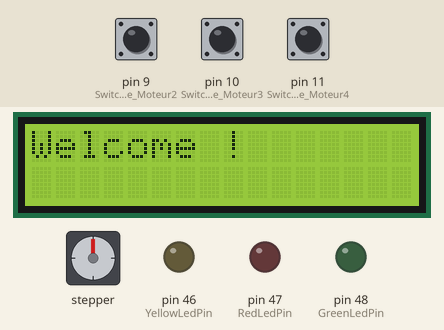
The sketch below on a simulated Arduino Mega 2560, built with avr-gcc and run on an emulated ATmega2560. Parts: 16×2 character LCD, stepper motor, output pins drawn as LEDs (lit = HIGH). The test bench sets the inputs (shaded band); at power-on: pin 9 (Switch_Home_Moteur2) HIGH, pin 11 (Switch_Home_Moteur4) HIGH, pin 10 (Switch_Home_Moteur3) HIGH. Stepper angles assume 200 steps per turn.

Above: at 3.9 s.
At 7.6 s:
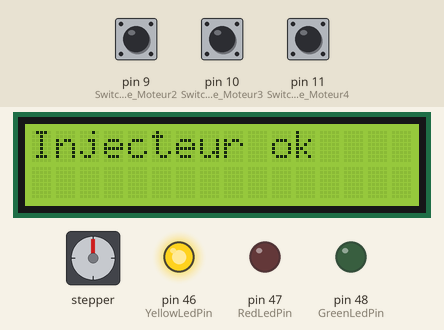
7.7 s: pin 9 (Switch_Home_Moteur2) pulled LOW for 0.15 s
At 9.4 s:
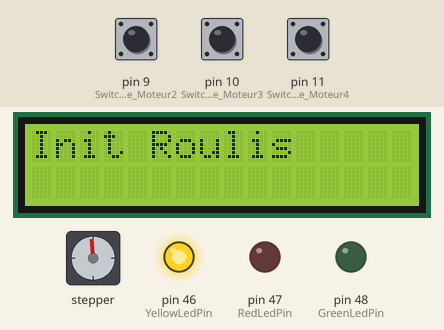
10.8 s: pin 11 (Switch_Home_Moteur4) pulled LOW for 1 s
At 15.3 s:
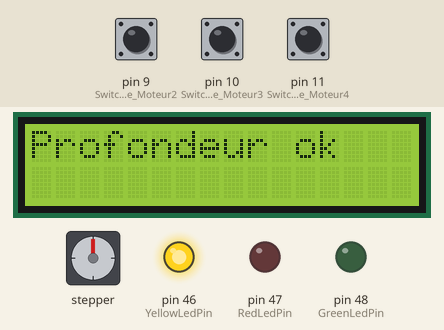
Timing chart, 0 to 76.3 s (numbered marks = the images above; inputs shaded):
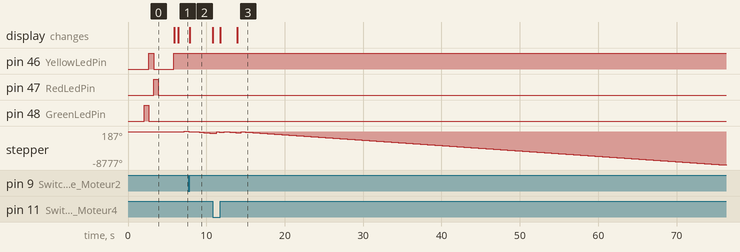

The sketch:

A_CodePrincipal.ino
```cpp
//****************************  DEMONSTRATEUR TOBBY - Code principal        *****************************************


//LIBRAIRIES********************************************************************************************************

//  AccelStepper, gestion du LCD
#include <LiquidCrystal.h>
#include <AccelStepper.h>
#include "Tobby.h"
// Manque encore : le port série qui parle avec le raspberryPi. en digital il me reste 2 à 7 sûr, peut-être le 0 et le 1. on est bien.
// si je veux mettre une caméra a priori je n'ai besoin que de 4 pins.


//CONSTANTES********************************************************************************************************

//Tableau des steps pour la partie vernissage
const int StepsVernissage[]={0, 0, 0, -13, 0, -570, 0, 0, 5, -5, 0, -570, 0, 0, -20, -73, 0, -570, 0, 0, -10, -98, 0, -520, 0, 0, -10, -98, 0, -370, 0, 0, 0, -13, 0, -270, 0, 85, 0, -13, -163, -270, 0, 85, 0, -9, -163, -600, 0, 85, 5, 0, -163, -600, 0, 82, -20, -73, -159, -600, 0, 85, -10, -98, -159, -550, 0, 82, -10, -98, -159, -370, 0, 0, 0, -13, 0, -270, 0, -85, 0, -13, 163, -270, 0, -85, 0, -9, 163, -600, 0, -85, 5, 0, 163, -600, 0, -82, -20, -73, 159, -600, 0, -82, -10, -98, 159, -550, 0, -82, -10, -98, 159, -370, 0, 0, 0, 0, 0, -20,
};

// Sens de rotation de chacun des moteurs (1=CW, -1=CCW) - on parle du sens pour aller au point de homing à l'initialisation
const int Sens_Rotation_Moteur1 = 1; //CONFIRME
const int Sens_Rotation_Moteur2 = 1;//CONFIRME
const int Sens_Rotation_Moteur3 = -1; //CONFIRME
const int Sens_Rotation_Moteur4 = 1;//CONFIRME
const int Sens_Rotation_Moteur5 = -1; //CONFIRME
const int Sens_Rotation_Moteur6162 = 1; //CONFIRME Attention au branchement, broche métallique non visible (vers l'intérieur)

// Nombre de pas par moteur pour qu'ils se positionnent en position ready to go depuis le point de Homing
const int Steps_ReadyToGo_Moteur1 = -1000; //CONFIRME - INJECTEUR
const int Steps_ReadyToGo_Moteur2 = -198; // CONFIRME - ROULIS
const int Steps_ReadyToGo_Moteur3 = 240; // CONFIRME - TANGUAGE
const int Steps_ReadyToGo_Moteur4 = -120; //CONFIRME - PROFONDEUR
const int Steps_ReadyToGo_Moteur5 = 336; //CONFIME - LARGEUR
const int Steps_ReadyToGo_Moteur6162 = -600; //CONFIRME - HAUTEUR -

//  Nombre de pas max par moteur depuis son point de Homing
const int Steps_MaxFromHoming_Moteur1 = -10000; //TBD
const int Steps_MaxFromHoming_Moteur2 = -500; //CONFIRME
const int Steps_MaxFromHoming_Moteur3 = 250; //CONFIRME
const int Steps_MaxFromHoming_Moteur4 = -1100; //TBD
const int Steps_MaxFromHoming_Moteur5 = 2500;//TBD
const int Steps_MaxFromHoming_Moteur6162 = -1000; //CONFIRME

//Valeurs de vitesse et d'accélération pour le setup
       const int HomingSpeed[] = {500, 130, 80, 150, 150, 150}; // décalé pour faciliter la lecture
const int HomingAcceleration[] = {500, 130, 80, 150, 150, 150};

//Valeurs de vitesse et d'accélération pour le vernissage
       const int VernissageSpeed[] = {500, 130, 80, 150, 150, 150}; // décalé pour faciliter la lecture
const int VernissageAcceleration[] = {500, 130, 80, 150, 150, 150};

//il faudrait idéalement être plsu lent pour le roulis et le tanguage

// Pins des switchs pour le homing
const int Switch_Home_Moteur1 = 8;
const int Switch_Home_Moteur2 = 9;
const int Switch_Home_Moteur3 = 10;
const int Switch_Home_Moteur4 = 11;
const int Switch_Home_Moteur5 = 12;
const int Switch_Home_Moteur6162 = 13; // le moteur 62 aura le même switch.

//Pins de connexion des moteurs avec initialisation de l'instance tant que stepper (séquence 1-3-2-4 par rapport aux pins pour le 28BYJ48)
AccelStepper Moteur1_Injecteur(4, 22, 24, 23, 25);
AccelStepper Moteur2_Roulis(AccelStepper::DRIVER, 26, 27); //step sur 26 et Dir sur 27
AccelStepper Moteur3_Tangage(AccelStepper::DRIVER, 28, 29); //step sur 28 et Dir sur 29
AccelStepper Moteur4_Profondeur(AccelStepper::DRIVER, 30, 31); //step sur 30 et Dir sur 31
AccelStepper Moteur5_Largeur(AccelStepper::DRIVER, 32, 33); // step sur 32 et Dir sur 33
AccelStepper Moteur6162_Hauteur (AccelStepper::DRIVER, 38, 39); //step sur 38 et Dir sur 39

// Les pins de l'écran LCD
LiquidCrystal lcd(40, 41, 42, 43, 44, 45); // rs, enable, d4, d5, d6, d7  - violet - marron - gris - blanc - jaune - orange
//modèle :  rs = 12, en = 11, d4 = 5, d5 = 4, d6 = 3, d7 = 2;

//la Pin du joystick, en analog
int JoystickPin = A15;

//Pin des LED de suivi:
const int GreenLedPin = 48;
const int YellowLedPin = 46;
const int RedLedPin = 47;

//Boutons de sélection des 2 modes (1 (gauche) reglage injecteur, 2 (droite) Vernissage)
const int InjectionPin = 49; //violet
const int VernissagePin = 50; //gris


// Pas par révolution
const float StepsPerRevolution_28BYJ48 = 32;
const float StepsPerRevolution_Nema17 = 200;


//VARIABLES ************************************************************************************************************************

//Variable pour incrémenter les pas de tous les moteurs pendant le Homing - Initialisé à 1 (la direction donne le - si besoin)
long StepsHoming = 1;

//Variables pour récupérer la valeur du Joystick & incrémenter les pas pendant l'injection
int ValJoystick = 0;
long StepsInjection = 0;

//Compteur de pas pendant le vernissage. Le homing va l'initialiser aux pas ReadyToGo de chaque moteur
long Steps_Counter_Moteur1 = 0;
long Steps_Counter_Moteur2  = 0;
long Steps_Counter_Moteur3 = 0;
long Steps_Counter_Moteur4 = 0;
long Steps_Counter_Moteur5 = 0;
long Steps_Counter_Moteur6162 = 0;


//Variable pour allumer la LED rouge si besoin
boolean yaunprob = 0;

//Varible pour faire défiler du texte
int positionCounter = 0;

//Variables pour les boucles
int i = 0;
int j = 0;


//SETUP*****************************************************************************************************************************

void setup()
{
//Lancement de l'écran LCD
lcd.begin(16,2); //A verifier
lcd.print("Welcome !");

//Lancement du port série
Serial.begin(9600);

//setup en input des 6 switchs
pinMode(Switch_Home_Moteur1, INPUT_PULLUP);
pinMode(Switch_Home_Moteur2, INPUT_PULLUP);
pinMode(Switch_Home_Moteur3, INPUT_PULLUP);
pinMode(Switch_Home_Moteur4, INPUT_PULLUP);
pinMode(Switch_Home_Moteur5, INPUT_PULLUP);
pinMode(Switch_Home_Moteur6162, INPUT_PULLUP);

//Setup en input des 2 boutons de sélection du mode.
pinMode (VernissagePin,INPUT);
pinMode(InjectionPin, INPUT);

//Setup en input du joystick
pinMode(JoystickPin, INPUT);

//Setup en output des 3 led de suivi
pinMode (GreenLedPin, OUTPUT);
pinMode (YellowLedPin, OUTPUT);
pinMode (RedLedPin, OUTPUT);

// On éteint toutes les LED par défaut après les avoir allumés 1 seconde pour checker que c'est good
delay(2000);
digitalWrite (GreenLedPin, HIGH);
delay(600);
digitalWrite (GreenLedPin, LOW);
digitalWrite (YellowLedPin, HIGH);
delay(600);
digitalWrite (YellowLedPin, LOW);
digitalWrite (RedLedPin, HIGH);
delay(600);
digitalWrite (RedLedPin, LOW);

// on met à zéro la variable d'identification de souci.
yaunprob = 0;

// on fait le homing et on se met en position "ready to go"
delay(2000);
HomingAccel();

}


//LOOP ********************************************************************

void loop()
{
digitalWrite (GreenLedPin, HIGH);
digitalWrite (YellowLedPin, LOW);
digitalWrite (RedLedPin, LOW);
lcd.clear();
lcd.home();
lcd.print("<< Injection");
lcd.setCursor(0,1);
lcd.print("Vernissage >>");
delay(3000);
HomingAccel();
//Vernissage();
}
/*
if (yaunprob == 1)
  {
    lcd.clear();
    lcd.print("On a un pb :(");
  }
    else if (digitalRead(InjectionPin) == HIGH)
          {
            Injection();
          }
              else if (digitalRead(VernissagePin) == HIGH)
              {
                Vernissage();
              }
*/

/*
if (digitalRead(InjectionPin) == HIGH)
          {
            Injection();
          }
              else if (digitalRead(VernissagePin) == HIGH)
              {
                Vernissage();
              }
}
*/
```

B.HomingAccel.ino
```cpp
void HomingAccel()
{
digitalWrite (YellowLedPin, HIGH);
lcd.clear();
lcd.print("Init Hauteur");
//HomingAccelCommon(Moteur6162_Hauteur,Sens_Rotation_Moteur6162,Switch_Home_Moteur6162,Steps_ReadyToGo_Moteur6162, HomingSpeed[5], VernissageSpeed[5], HomingAcceleration[5], VernissageAcceleration[5]);
lcd.clear();
lcd.print("Hauteur ok");
delay(500);
lcd.clear();
lcd.print("Init Injecteur");
//HomingAccelCommon(Moteur1_Injecteur,Sens_Rotation_Moteur1,Switch_Home_Moteur1,Steps_ReadyToGo_Moteur1, HomingSpeed[0], VernissageSpeed[0], HomingAcceleration[0], VernissageAcceleration[0]);
lcd.clear();
lcd.print("Injecteur ok");
delay(500);
lcd.clear();
lcd.print("Init Roulis");
HomingAccelCommon(Moteur2_Roulis,Sens_Rotation_Moteur2,Switch_Home_Moteur2,Steps_ReadyToGo_Moteur2, HomingSpeed[1], VernissageSpeed[1], HomingAcceleration[1], VernissageAcceleration[1]);
lcd.clear();
lcd.print("Roulis ok");
delay(500);
lcd.clear();
lcd.print("Init Profondeur");
HomingAccelCommon(Moteur4_Profondeur,Sens_Rotation_Moteur4,Switch_Home_Moteur4,Steps_ReadyToGo_Moteur4, HomingSpeed[3], VernissageSpeed[3], HomingAcceleration[3], VernissageAcceleration[3]);
lcd.clear();
lcd.print("Profondeur ok");
delay(500);
lcd.clear();
lcd.print("Init Tangage");
HomingAccelCommon(Moteur3_Tangage,Sens_Rotation_Moteur3,Switch_Home_Moteur3,Steps_ReadyToGo_Moteur3, HomingSpeed[2], VernissageSpeed[2], HomingAcceleration[2], VernissageAcceleration[2]);
lcd.clear();
lcd.print("Tangage ok");
delay(500);
lcd.clear();
lcd.print("Init Largeur");
HomingAccelCommon(Moteur5_Largeur,Sens_Rotation_Moteur5,Switch_Home_Moteur5,Steps_ReadyToGo_Moteur5, HomingSpeed[4], VernissageSpeed[4], HomingAcceleration[4], VernissageAcceleration[4]);
lcd.clear();
lcd.print("Largeur ok");
delay(1000);
digitalWrite (YellowLedPin, LOW);
digitalWrite (GreenLedPin, HIGH);
lcd.clear();
lcd.print("Initialisation");
lcd.setCursor(0,1);
lcd.print("terminee");
delay(3000);
}

//Fonction de homing commune à tous les moteurs
void HomingAccelCommon(AccelStepper Moteur, int Direction, int SwitchMoteur, int StepsReadytoGo, int HomingSpeed, int VernissageSpeed, int HomingAcceleration, int VernissageAcceleration)
{
  Moteur.setMaxSpeed(HomingSpeed);
  Moteur.setAcceleration(HomingAcceleration);
  while (digitalRead(SwitchMoteur))
  {
    Moteur.moveTo(Direction * StepsHoming);
    Moteur.run();
    StepsHoming++;
    //delay(1);
  }
  Moteur.setCurrentPosition(0);
  Moteur.setMaxSpeed(HomingSpeed);
  Moteur.setAcceleration(HomingAcceleration);
  StepsHoming = 1;
  while (!digitalRead(SwitchMoteur))
  {
    Moteur.moveTo(-Direction * StepsHoming);
    Moteur.run();
    StepsHoming++;
    //delay(1);
  }
  delay(500);
  Moteur.setCurrentPosition(0); // on définit désormais le position actuelle comme l'origine - ça sera le zéro pour toute la partie vernissage
  Moteur.moveTo(StepsReadytoGo);
  Moteur.setMaxSpeed(VernissageSpeed);
  Moteur.setAcceleration(VernissageAcceleration);
  while (Moteur.distanceToGo() != 0)
    {
      Moteur.run();
    }

  //Moteur.runToPosition();
}
```

C_Reglage_Injecteur.ino
```cpp
void Injection()
{
  lcd.clear();
  lcd.print("Injection");

  delay(3000);
  digitalWrite (YellowLedPin, HIGH);
  digitalWrite (GreenLedPin, LOW);
  lcd.clear();
  lcd.print("Appuyez encore");
  lcd.setCursor(0,1);
  lcd.print("quand c'est ok");
  Serial.print(digitalRead(InjectionPin));


  while (digitalRead(InjectionPin) == LOW)
    {
      ValJoystick = analogRead(JoystickPin);
          while ((ValJoystick < 250))
          {
            Moteur1_Injecteur.moveTo(-StepsInjection);
            Moteur1_Injecteur.run();
            StepsInjection++;
            delay(1);
            ValJoystick = analogRead(JoystickPin);
          }
        Moteur1_Injecteur.setCurrentPosition(0);
        StepsInjection=0;
            while ((ValJoystick > 750))
            {
              Moteur1_Injecteur.moveTo(StepsInjection);
              Moteur1_Injecteur.run();
              StepsInjection++;
              delay(1);
              ValJoystick = analogRead(JoystickPin);
            }
        Moteur1_Injecteur.setCurrentPosition(0);
        StepsInjection=0;
    }
  lcd.clear();
}
```

D_Vernissage.ino
```cpp
void Vernissage()
{
lcd.clear();
lcd.print("Vernissage");
delay(2000);
digitalWrite (YellowLedPin, HIGH);
digitalWrite (GreenLedPin, LOW);
lcd.clear();
lcd.print("On ne bouge plus");
lcd.setCursor(0,1);
lcd.print("C'est parti !");
delay(2000);
lcd.clear();
lcd.print("Vernissage");
lcd.setCursor(0,1);
lcd.print("en cours");
Moteur1_Injecteur.setMaxSpeed(VernissageSpeed[0]);
Moteur2_Roulis.setMaxSpeed(VernissageSpeed[1]);
Moteur3_Tangage.setMaxSpeed(VernissageSpeed[2]);
Moteur4_Profondeur.setMaxSpeed(VernissageSpeed[3]);
Moteur5_Largeur.setMaxSpeed(VernissageSpeed[4]);
Moteur6162_Hauteur.setMaxSpeed(VernissageSpeed[5]);

Moteur1_Injecteur.setAcceleration(VernissageAcceleration[0]);
Moteur2_Roulis.setAcceleration(VernissageAcceleration[1]);
Moteur3_Tangage.setAcceleration(VernissageAcceleration[2]);
Moteur4_Profondeur.setAcceleration(VernissageAcceleration[3]);
Moteur5_Largeur.setAcceleration(VernissageAcceleration[4]);
Moteur6162_Hauteur.setAcceleration(VernissageAcceleration[5]);


for (int j = 0; j <= 19; j++)
    {
    Mouvement(6*j);
    }
}


void Mouvement(int i)
{
/*if ((abs(StepsVernissage[i])< abs(Steps_MaxFromHoming_Moteur1))
&& (abs(StepsVernissage[i+1])< abs(Steps_MaxFromHoming_Moteur2))
&& (abs(StepsVernissage[i+2])< abs(Steps_MaxFromHoming_Moteur3))
&& (abs(StepsVernissage[i+3])< abs(Steps_MaxFromHoming_Moteur4))
&& (abs(StepsVernissage[i+4])< abs(Steps_MaxFromHoming_Moteur5))
&& (abs(StepsVernissage[i+5])< abs(Steps_MaxFromHoming_Moteur6162)))
    {*/
    Moteur1_Injecteur.moveTo(StepsVernissage[i]);
    Moteur2_Roulis.moveTo(StepsVernissage[i+1]);
    Moteur3_Tangage.moveTo(StepsVernissage[i+2]);
    Moteur4_Profondeur.moveTo(StepsVernissage[i+3]);
    Moteur5_Largeur.moveTo(StepsVernissage[i+4]);
    Moteur6162_Hauteur.moveTo(StepsVernissage[i+5]);

    while ((Moteur1_Injecteur.distanceToGo() != 0) || (Moteur2_Roulis.distanceToGo() != 0) || (Moteur3_Tangage.distanceToGo() != 0) ||
            (Moteur4_Profondeur.distanceToGo() != 0) || (Moteur5_Largeur.distanceToGo() != 0) || (Moteur6162_Hauteur.distanceToGo() != 0))
        {
        Moteur1_Injecteur.run();
        Moteur2_Roulis.run();
        Moteur3_Tangage.run();
        Moteur4_Profondeur.run();
        Moteur5_Largeur.run();
        Moteur6162_Hauteur.run();
        }
}
```

F_Boutsdecode.ino
```cpp
  /* tant que j'active pas le switch, le moteur tourne CW

  while (digitalRead(Switch_Home_Moteur1))
  {
    Moteur1_Injecteur.setSpeed(HomingSpeed_28BYJ48);
    Moteur1_Injecteur.step(10);
  }

  delay(2000);

  // le moteur fait un demi-tour CCW
  Moteur1_Injecteur.setSpeed(HomingSpeed_28BYJ48);
  Moteur1_Injecteur.step(-StepsPerRevolution_28BYJ48 / 2);

  delay(2000);*/
```

Tobby.h
```cpp
void HomingAccel();
void HomingAccelCommon(AccelStepper Moteur, int Direction, int SwitchMoteur, int StepsReadytoGo, int HomingSpeed, int VernissageSpeed, int HomingAcceleration, int VernissageAcceleration);
void Injection();
void Vernissage();
void Mouvement(int i);
```
